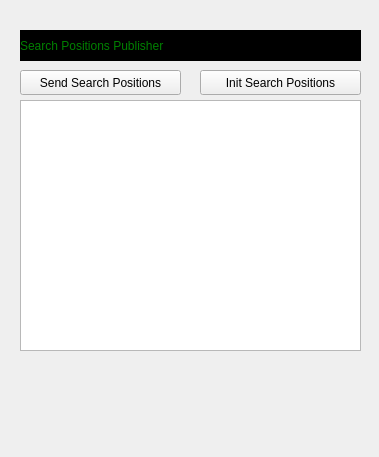

<ui version="4.0">
 <class>SearchPositionPluginWidget</class>
 <widget class="QWidget" name="SearchPositionPluginWidget">
  <property name="geometry">
   <rect>
    <x>0</x>
    <y>0</y>
    <width>379</width>
    <height>457</height>
   </rect>
  </property>
  <property name="windowTitle">
   <string>Form</string>
  </property>
  <widget class="QPushButton" name="sendButton">
   <property name="geometry">
    <rect>
     <x>20</x>
     <y>70</y>
     <width>161</width>
     <height>25</height>
    </rect>
   </property>
   <property name="text">
    <string>Send Search Positions</string>
   </property>
  </widget>
  <widget class="QPushButton" name="initButton">
   <property name="geometry">
    <rect>
     <x>200</x>
     <y>70</y>
     <width>161</width>
     <height>25</height>
    </rect>
   </property>
   <property name="text">
    <string>Init Search Positions</string>
   </property>
  </widget>
  <widget class="QListWidget" name="listWidget">
   <property name="geometry">
    <rect>
     <x>20</x>
     <y>100</y>
     <width>341</width>
     <height>251</height>
    </rect>
   </property>
  </widget>
  <widget class="QLabel" name="Statuslabel">
   <property name="geometry">
    <rect>
     <x>20</x>
     <y>30</y>
     <width>341</width>
     <height>31</height>
    </rect>
   </property>
   <property name="autoFillBackground">
    <bool>false</bool>
   </property>
   <property name="styleSheet">
    <string notr="true">color: green; background-color: black;</string>
   </property>
   <property name="text">
    <string>Search Positions Publisher</string>
   </property>
   <property name="margin">
    <number>10</number>
   </property>
  </widget>
 </widget>
 <resources/>
 <connections/>
</ui>
